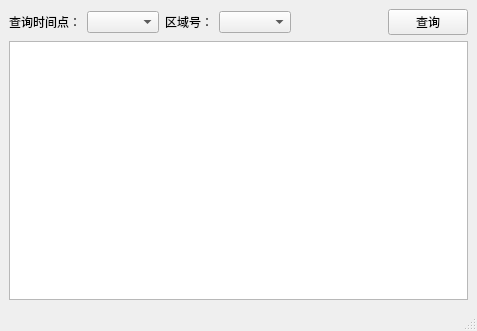
<?xml version="1.0" encoding="UTF-8"?>
<ui version="4.0">
 <class>MainWindow</class>
 <widget class="QMainWindow" name="MainWindow">
  <property name="geometry">
   <rect>
    <x>0</x>
    <y>0</y>
    <width>477</width>
    <height>331</height>
   </rect>
  </property>
  <property name="windowTitle">
   <string>过温信息查询</string>
  </property>
  <property name="windowIcon">
   <iconset resource="Login.qrc">
    <normaloff>:/Login/Resources/Myicon.ico</normaloff>:/Login/Resources/Myicon.ico</iconset>
  </property>
  <widget class="QWidget" name="centralwidget">
   <layout class="QVBoxLayout" name="verticalLayout_2">
    <item>
     <layout class="QVBoxLayout" name="verticalLayout">
      <item>
       <layout class="QHBoxLayout" name="horizontalLayout">
        <item>
         <widget class="QLabel" name="label">
          <property name="text">
           <string>查询时间点：</string>
          </property>
         </widget>
        </item>
        <item>
         <widget class="QComboBox" name="CB_TimeS"/>
        </item>
        <item>
         <widget class="QLabel" name="label_2">
          <property name="text">
           <string>区域号：</string>
          </property>
         </widget>
        </item>
        <item>
         <widget class="QComboBox" name="CB_AreaN"/>
        </item>
        <item>
         <spacer name="horizontalSpacer">
          <property name="orientation">
           <enum>Qt::Horizontal</enum>
          </property>
          <property name="sizeHint" stdset="0">
           <size>
            <width>158</width>
            <height>20</height>
           </size>
          </property>
         </spacer>
        </item>
        <item>
         <widget class="QPushButton" name="Bt_Request">
          <property name="text">
           <string>查询</string>
          </property>
         </widget>
        </item>
       </layout>
      </item>
      <item>
       <widget class="QPlainTextEdit" name="plainTextEdit"/>
      </item>
     </layout>
    </item>
   </layout>
  </widget>
  <widget class="QMenuBar" name="menubar">
   <property name="geometry">
    <rect>
     <x>0</x>
     <y>0</y>
     <width>477</width>
     <height>18</height>
    </rect>
   </property>
  </widget>
  <widget class="QStatusBar" name="statusbar"/>
 </widget>
 <resources>
  <include location="Login.qrc"/>
 </resources>
 <connections/>
</ui>
